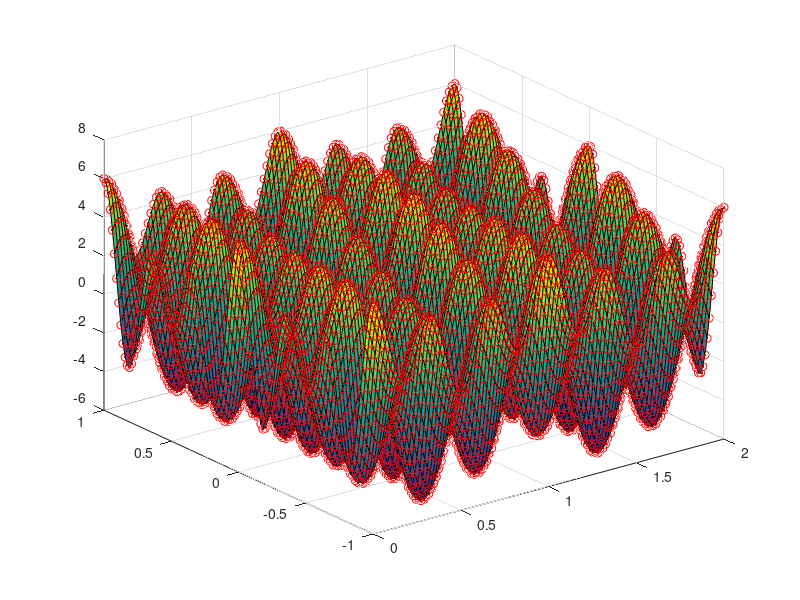

Source code (MATLAB):

% Learning how to use FFT
%
% James O'Connell 10th March 2019

clear;
close all;
clc;

n = 128;
x = linspace(0,2,n);
y = linspace(-1,1,n);
[X,Y] = meshgrid(x,y);
f = cos(2*pi*1*X)+2*cos(2*pi*2*Y+2*pi*3*X)+3*cos(2*pi*3*Y);

figure;
plot3(X(:),Y(:),f(:),'r.');
hold on;

ff = fft2(f);

freqsx = 1/(x(2)-x(1))*(0:(n-1))/n;
freqsy = 1/(y(2)-y(1))*(0:(n-1))/n;

ff = ff/n^2;
% ff = fftshift(ff);

% ff = 2*ff(1:n/2+1,1:n/2+1);
% % ff(2:end-1,2:end-1) = 2*ff(2:end-1,2:end-1);
% freqsx = freqsx(1:n/2+1);
% freqsy = freqsy(1:n/2+1);

n2 = n*1;
x2 = linspace(x(1),x(end),n2);
y2 = linspace(y(1),y(end),n2);
[X2,Y2] = meshgrid(x2,y2);
% f = cos(2*pi*1*X)+2*cos(2*pi*2*Y+2*pi*3*X);
data = zeros(length(x2),length(y2));

a = 1

% for j = 1:length(x2)
%     j
%     for k = 1:length(y2)
%         
%         [Freqsx,Freqsy] = meshgrid(freqsx,freqsy);
%         
%         xx = x2(j);
%         yy = y2(k);
%         
%         data(k,j) = sum(sum((ff).*exp(2*pi*1i*Freqsx*xx).*exp(2*pi*1i*Freqsy*yy)));
%         
%     end
% end
% data = real(data);

mydata = ifft2(ff*n^2);

f2 = cos(2*pi*1*X2)+2*cos(2*pi*2*Y2+2*pi*3*X2)+3*cos(2*pi*3*Y2);
surf(X,Y,mydata);
plot3(X2(:),Y2(:),f2(:),'ro');
grid on;

% error = f-data;
% figure;
% surf(X2,Y2,error);